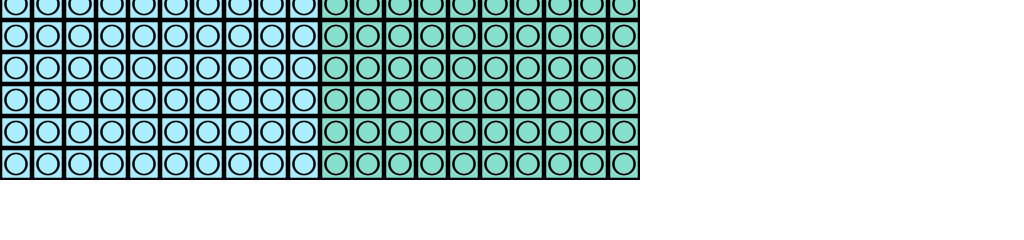
#> input picture hdl/video_subsystem/ImageMainpulation/sb_bot.png, 1024 x 240 px
$ python picfix.py   (Python 2 division)   (older library calls are emulated)
#> lines starting #> are read from the running program, lines starting #| are printed output that depends on the picture
#> the answer given: sb_bot.png
#> the answer given: 100
#> the answer given: 100
#! /usr/bin/python
'''
File Name: picfix.py
Author:	Paul long <pwl@pdx.edu>

Date: November 2014

Required:
	Python Version: 2.7: https://www.python.org/download/releases/2.7/
	Python image library: http://www.pythonware.com/products/pil/

Description:
	This script loads in an image supplied by the user and converts it to a
	stuffed array for use in a verilog module
	The code is heavily modified from:
	https://github.com/Jesse-Millwood/image-2-coe
	which, itself was adapted from a MATLAB script, "IMG2coe8.m",
	that was found in an on-line example at:
	http://www.lbebooks.com/downloads.htm#vhdlnexys
	The specific example is at:
	http://www.lbebooks.com/downloads/exportal/VHDL_NEXYS_Example24.pdf

	I also got some info (which probably should have been obvious)
	from: http://computingvoyage.com/982/color-bit-depth-reducer/

	A good PIL guide is at: http://effbot.org/imagingbook/pil-index.htm

TO USE:
	The easiest way to use this script is to copy this module to the directory
	that contains the image that you want to convert. Then type picfix.py!!!

	The code is easily changed but it is currently set up to work with an original
	image the points north.

	User should ensure that the rotated picture will fit in the specified
	dimensions


'''
# Imported Standard Modules
import sys
from PIL import Image

def Convert (ImageName):

	# Open image, make a  45 deg version, shrink to user-specified size
	# Save these guys out to disk, this gives a preview before you add
	# the array to your verilog project
#> called with ImageName = 'sb_bot.png'
	img = Image.open(ImageName)
#> img is the input picture: PIL image 1024x240 RGB; mean R, G, B 178.8, 200.8, 200.8
	img45 = img.rotate(315)
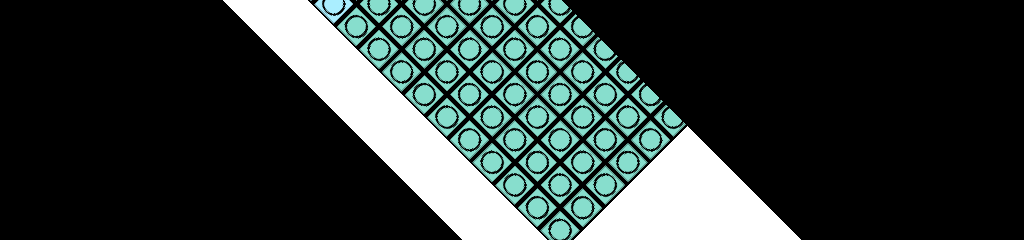
#> img45: PIL image 1024x240 RGB; mean R, G, B 50.7, 61, 59.1
	img45 = img45.resize((outWidth,outHeight),Image.ANTIALIAS)
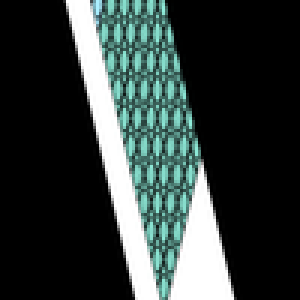
#> img45: PIL image 100x100 RGB (shown 3 times larger); mean R, G, B 50.6, 61, 59
	img = img.resize((outWidth,outHeight),Image.ANTIALIAS)
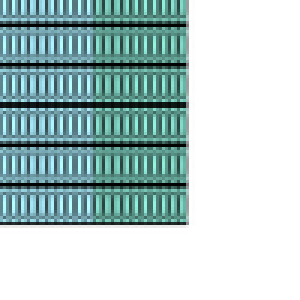
#> img: PIL image 100x100 RGB (shown 3 times larger); mean R, G, B 179.1, 201.3, 200.9
	img45.save('rotated_'+ImageName, 'png')
	img.save('shrunk_'+ImageName, 'png')

	# if necessary, convert to RGB
	if img.mode != 'RGB':
		img = img.convert('RGB')
	if img45.mode != 'RGB':
		img45 = img.convert('RGB')


	# Store Width and height of transformed image
	# If these dont equal the specified size, something went wrong
	# with the above steps
	width 	= img.size[0]
#> width = 100
	height	= img.size[1]
#> height = 100

	# Open up the outfile and create the array declaration
	filetype = ImageName[ImageName.find('.'):]
	filename = ImageName.replace(filetype,'.txt')
	oFile	= open(filename,'wb')
#> (the run stopped early here; a loop or call above may not have finished)
